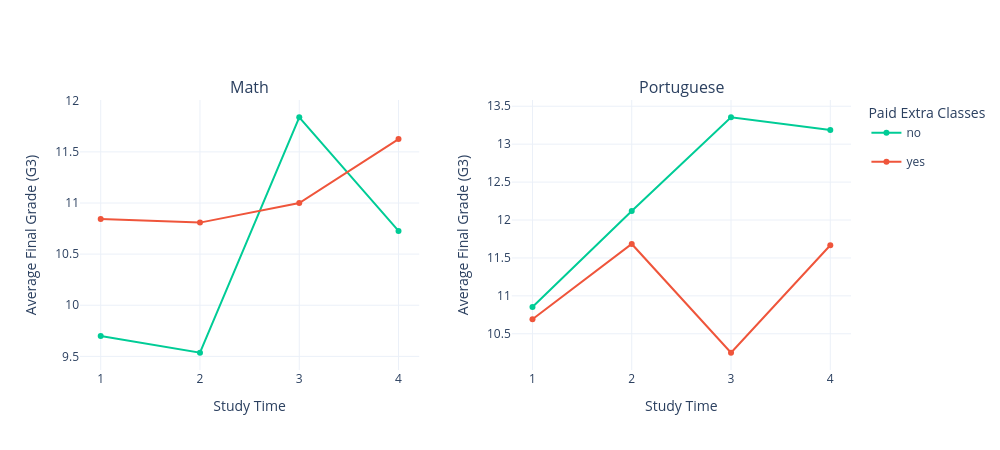

The notebook cell saved with this chart:
### Markdown cell above
## Extra classes

_Students who get higher grades tend to combine intensive study time with extra classes_

### Code cell
#| class: col-page-right


%run ../plots/extra_class_plot.ipynb

### Figure 1 — Plotly figure (JSON) as saved in the notebook; plotly's stock layout.template omitted (floating-point values rounded to 4 significant figures)
{"data": [{"legendgroup": "no", "line": {"color": "#00CC96"}, "marker": {"color": "#00CC96"}, "mode": "lines+markers", "name": "no", "showlegend": true, "type": "scatter", "x": [1, 2, 3, 4], "xaxis": "x", "y": [9.699, 9.535, 11.84, 10.73], "yaxis": "y"}, {"legendgroup": "yes", "line": {"color": "#EF553B"}, "marker": {"color": "#EF553B"}, "mode": "lines+markers", "name": "yes", "showlegend": true, "type": "scatter", "x": [1, 2, 3, 4], "xaxis": "x", "y": [10.84, 10.81, 11.0, 11.62], "yaxis": "y"}, {"legendgroup": "no", "line": {"color": "#00CC96"}, "marker": {"color": "#00CC96"}, "mode": "lines+markers", "name": "no", "showlegend": false, "type": "scatter", "x": [1, 2, 3, 4], "xaxis": "x2", "y": [10.85, 12.12, 13.35, 13.19], "yaxis": "y2"}, {"legendgroup": "yes", "line": {"color": "#EF553B"}, "marker": {"color": "#EF553B"}, "mode": "lines+markers", "name": "yes", "showlegend": false, "type": "scatter", "x": [1, 2, 3, 4], "xaxis": "x2", "y": [10.69, 11.68, 10.25, 11.67], "yaxis": "y2"}], "layout": {"annotations": [{"font": {"size": 16}, "showarrow": false, "text": "Math", "x": 0.22, "xanchor": "center", "xref": "paper", "y": 1, "yanchor": "bottom", "yref": "paper"}, {"font": {"size": 16}, "showarrow": false, "text": "Portuguese", "x": 0.78, "xanchor": "center", "xref": "paper", "y": 1, "yanchor": "bottom", "yref": "paper"}], "height": 450, "legend": {"title": {"text": "Paid Extra Classes"}}, "width": 1000, "xaxis": {"anchor": "y", "domain": [0, 0.44], "tickmode": "array", "tickvals": [1, 2, 3, 4], "title": {"text": "Study Time"}}, "xaxis2": {"anchor": "y2", "domain": [0.56, 1], "tickmode": "array", "tickvals": [1, 2, 3, 4], "title": {"text": "Study Time"}}, "yaxis": {"anchor": "x", "domain": [0, 1], "title": {"text": "Average Final Grade (G3)"}}, "yaxis2": {"anchor": "x2", "domain": [0, 1], "title": {"text": "Average Final Grade (G3)"}}}}
